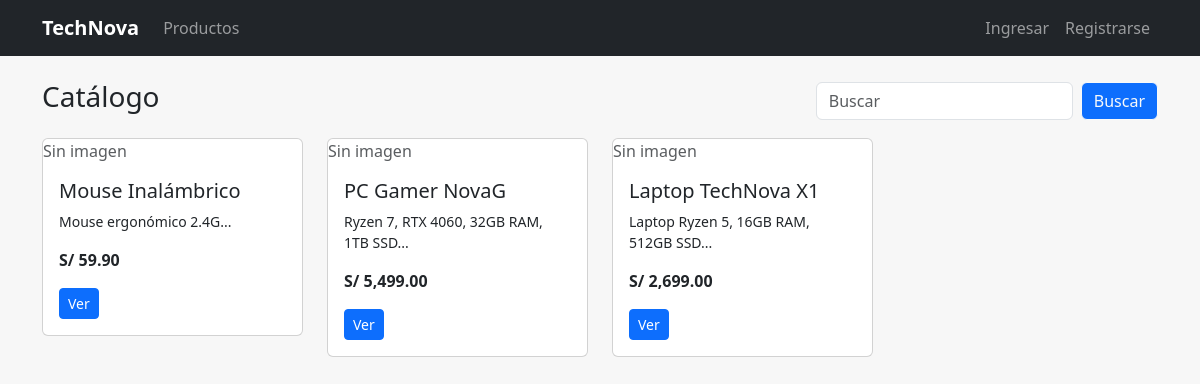
The page /public/index.php on the database its author committed.
### tables this page shows
CREATE TABLE IF NOT EXISTS productos(
  id INT AUTO_INCREMENT PRIMARY KEY,
  nombre VARCHAR(140) NOT NULL,
  descripcion TEXT,
  precio DECIMAL(10,2) NOT NULL DEFAULT 0,
  stock INT NOT NULL DEFAULT 0,
  imagen VARCHAR(255) DEFAULT NULL
);

### config/config.php (called while the page is built, shortened)
<?php
function is_logged(){ return isset($_SESSION['user']); }
?>

### public/index.php (the view)
<?php
require_once __DIR__ . '/../config/config.php';
require_once __DIR__ . '/../config/db.php';
include __DIR__ . '/../includes/header.php';
$search = $_GET['q'] ?? '';
if($search){
    $stmt = $pdo->prepare("SELECT * FROM productos WHERE nombre LIKE ? ORDER BY id DESC");
    $stmt->execute(['%'.$search.'%']);
} else {
    $stmt = $pdo->query("SELECT * FROM productos ORDER BY id DESC");
}
$productos = $stmt->fetchAll();
?>
<div class="d-flex align-items-center mb-3">
  <h3 class="me-auto">Catálogo</h3>
  <form class="d-flex" method="get">
    <input type="text" name="q" class="form-control me-2" placeholder="Buscar" value="<?=htmlspecialchars($search)?>">
    <button class="btn btn-outline-light btn-primary">Buscar</button>
  </form>
</div>
<div class="row">
<?php foreach($productos as $p): ?>
  <div class="col-md-3">
    <div class="card mb-3">
      <?php if (!empty($p['imagen'])): ?>
      <img src="../uploads/<?= htmlspecialchars($p['imagen']) ?>" class="img-fluid" alt="producto">
        <?php else: ?>
          <span class="text-muted">Sin imagen</span>
        <?php endif; ?>
      <div class="card-body">
        <h5 class="card-title"><?=htmlspecialchars($p['nombre'])?></h5>
        <p class="card-text small"><?=htmlspecialchars(substr($p['descripcion'],0,80))?>...</p>
        <p class="fw-bold">S/ <?=number_format($p['precio'],2)?></p>
        <a href="product.php?id=<?=$p['id']?>" class="btn btn-sm btn-primary">Ver</a>
      </div>
    </div>
  </div>
<?php endforeach; ?>
</div>
<?php include __DIR__ . '/../includes/footer.php'; ?>

### includes/header.php (shortened to what this page needs)
<?php
require_once __DIR__ . '/../config/config.php';
?>
<!DOCTYPE html>
<html lang="es">
<head>
  <link href="https://cdn.jsdelivr.net/npm/bootstrap@5.3.3/dist/css/bootstrap.min.css" rel="stylesheet">
  <link href="assets/css/styles.css" rel="stylesheet">
</head>
<body>
<nav class="navbar navbar-expand-lg navbar-dark bg-dark">
  <div class="container">
    <a class="navbar-brand" href="/technova_php_codebase/public/index.php">TechNova</a>
    <div class="collapse navbar-collapse" id="navbarsExample07">
      <ul class="navbar-nav me-auto mb-2 mb-lg-0">
        <li class="nav-item"><a class="nav-link" href="/technova_php_codebase/public/index.php">Productos</a></li>
      </ul>
      <ul class="navbar-nav">
        <?php if(!is_logged()): ?>
          <li class="nav-item"><a class="nav-link" href="login.php">Ingresar</a></li>
          <li class="nav-item"><a class="nav-link" href="register.php">Registrarse</a></li>
        <?php else: ?>
          <li class="nav-item"><span class="navbar-text text-white me-2">Hola, <?=htmlspecialchars($_SESSION['user']['nombre'])?></span></li>
          <li class="nav-item"><a class="nav-link" href="/technova_php_codebase/public/logout.php">Salir</a></li>
        <?php endif; ?>
      </ul>
    </div>
  </div>
</nav>
<div class="container py-4">

### includes/footer.php (shortened to what this page needs)
</div>
</body>
</html>

### public/assets/css/styles.css (style rules this page uses)
body { background:#f7f7f7; }
.navbar-brand { font-weight:700 }

### rows shown on the page
productos: shows "Sin imagen", nombre "Mouse Inalámbrico", descripcion "Mouse ergonómico 2.4G", precio "59.90"
productos: shows "Sin imagen", nombre "PC Gamer NovaG", descripcion "Ryzen 7, RTX 4060, 32GB RAM, 1TB SSD", precio "5,499.00"
productos: shows "Sin imagen", nombre "Laptop TechNova X1", descripcion "Laptop Ryzen 5, 16GB RAM, 512GB SSD", precio "2,699.00"
